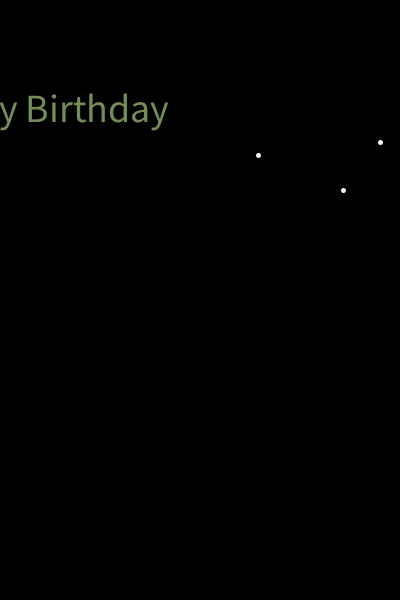
Frame 1 (no input)
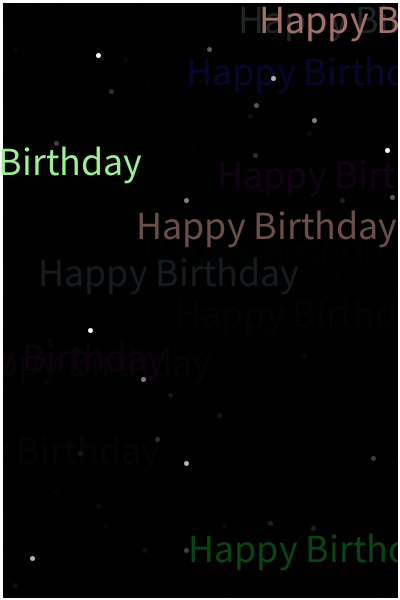
Frame 60 (the mouse pressed at the canvas centre just before this capture)
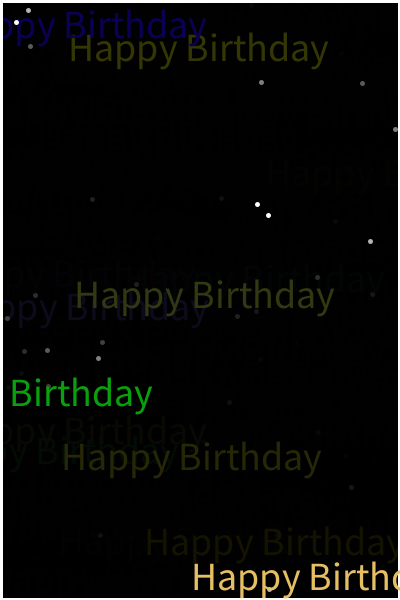
Frame 120 (the mouse held since frame 60 and released just before this capture)

The Processing sketch that drew these frames (run headless with seeded random() and noise(); from frame 60 on, the mouse is pressed at the canvas centre):

// Processing sketch: processing_83298
// ── processing_83298.pde

void setup()
{
  size(400,600);
  background(0,0,0);
  smooth();
  frameRate(5);
}
void draw()
{
  fill(0,0,0,75);
  rect(0,0,width,height);
  //noStroke();
  stroke(255,255,255);
  strokeWeight(5);
  //fill(255,0,0);
  //ellipse(mouseX,mouse Y,mouseX,mouseY);
  point(random(width),random(height));
  point(random(width),random(height));
  point(random(width),random(height));
  fill(random(255),random(255),random(255));
  textAlign(CENTER);
  textSize(40);
  text("Happy Birthday",random(width),random(height));
}
